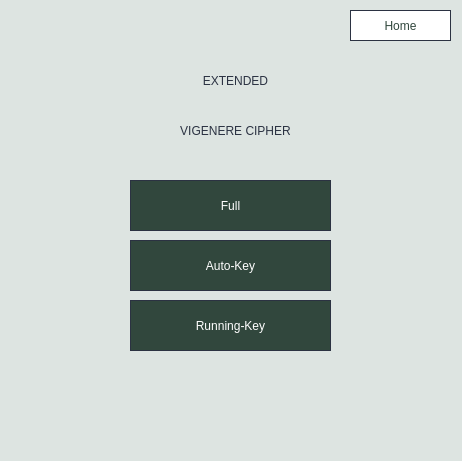
<?xml version="1.0" encoding="UTF-8"?>
<ui version="4.0">
 <class>Dialog</class>
 <widget class="QDialog" name="Dialog">
  <property name="geometry">
   <rect>
    <x>0</x>
    <y>0</y>
    <width>462</width>
    <height>461</height>
   </rect>
  </property>
  <property name="windowTitle">
   <string>Dialog</string>
  </property>
  <property name="styleSheet">
   <string notr="true">background-color: 
#DDE4E1
;</string>
  </property>
  <widget class="QLabel" name="label">
   <property name="geometry">
    <rect>
     <x>10</x>
     <y>100</y>
     <width>451</width>
     <height>61</height>
    </rect>
   </property>
   <property name="styleSheet">
    <string notr="true">color: #2B3242;
font: 30pt &quot;Arial&quot;</string>
   </property>
   <property name="text">
    <string>VIGENERE CIPHER</string>
   </property>
   <property name="alignment">
    <set>Qt::AlignCenter</set>
   </property>
  </widget>
  <widget class="QPushButton" name="fullButton">
   <property name="geometry">
    <rect>
     <x>130</x>
     <y>180</y>
     <width>201</width>
     <height>51</height>
    </rect>
   </property>
   <property name="styleSheet">
    <string notr="true">QPushButton{ 
	background-color: #31473D; color:#FFFFFF;
	font: 15pt &quot;Arial&quot;;
	border-radius: 13.25760269165039px;
	border: 1.4px solid #2B3242;
}

 QPushButton:hover {
	background-color: #6A8378; color:#fff;
	border: 1.4px solid #2B3242;
 }</string>
   </property>
   <property name="text">
    <string>Full</string>
   </property>
  </widget>
  <widget class="QPushButton" name="autoButton">
   <property name="geometry">
    <rect>
     <x>130</x>
     <y>240</y>
     <width>201</width>
     <height>51</height>
    </rect>
   </property>
   <property name="styleSheet">
    <string notr="true">QPushButton{ 
	background-color: #31473D; color:#FFFFFF;
	font: 15pt &quot;Arial&quot;;
	border-radius: 13.25760269165039px;
	border: 1.4px solid #2B3242;
}

 QPushButton:hover {
	background-color: #6A8378; color:#fff;
	border: 1.4px solid #2B3242;
 }</string>
   </property>
   <property name="text">
    <string>Auto-Key</string>
   </property>
  </widget>
  <widget class="QPushButton" name="runningButton">
   <property name="geometry">
    <rect>
     <x>130</x>
     <y>300</y>
     <width>201</width>
     <height>51</height>
    </rect>
   </property>
   <property name="styleSheet">
    <string notr="true">QPushButton{ 
	background-color: #31473D; color:#FFFFFF;
	font: 15pt &quot;Arial&quot;;
	border-radius: 13.25760269165039px;
	border: 1.4px solid #2B3242;
}

 QPushButton:hover {
	background-color: #6A8378; color:#fff;
	border: 1.4px solid #2B3242;
 }</string>
   </property>
   <property name="text">
    <string>Running-Key</string>
   </property>
  </widget>
  <widget class="QLabel" name="label_2">
   <property name="geometry">
    <rect>
     <x>10</x>
     <y>50</y>
     <width>451</width>
     <height>61</height>
    </rect>
   </property>
   <property name="styleSheet">
    <string notr="true">color: #2B3242;
font: 30pt &quot;Arial&quot;</string>
   </property>
   <property name="text">
    <string>EXTENDED</string>
   </property>
   <property name="alignment">
    <set>Qt::AlignCenter</set>
   </property>
  </widget>
  <widget class="QPushButton" name="homeButton">
   <property name="geometry">
    <rect>
     <x>350</x>
     <y>10</y>
     <width>101</width>
     <height>31</height>
    </rect>
   </property>
   <property name="styleSheet">
    <string notr="true">QPushButton{ 
	background-color: #fff; color:#31473D;
	font: 15pt &quot;Arial&quot;;
	border-radius: 13.25760269165039px;
	border: 1.4px solid #2B3242;
}</string>
   </property>
   <property name="text">
    <string>Home</string>
   </property>
  </widget>
 </widget>
 <resources/>
 <connections/>
</ui>
